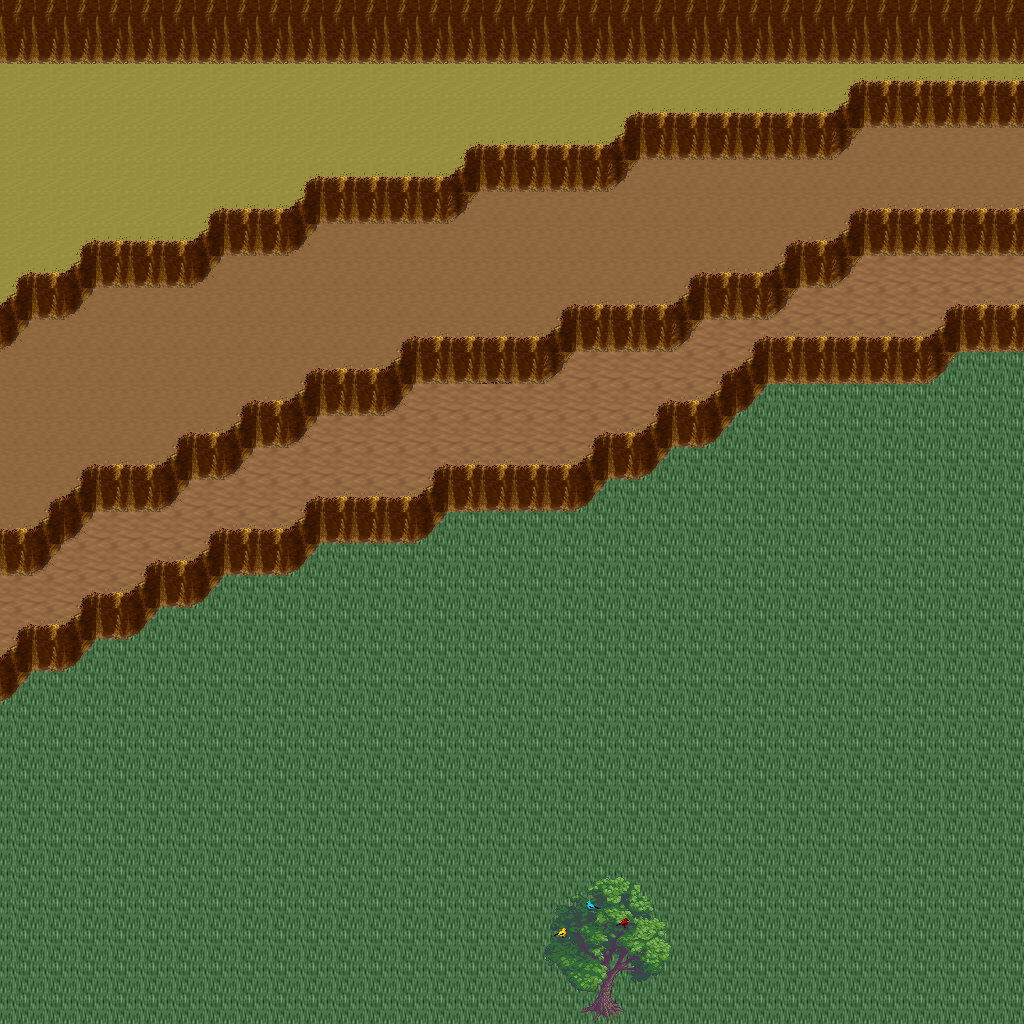

This game map was drawn from its Tiled (.tmx) file and the tilesets committed beside it. A one-line description and the trimmed map source follow:
An orthogonal 32x32 tile map with 32x32 px tiles, 5 tile layers (Ground, Objects, Objects2, Above, ...), 1 hidden layer not drawn, 37 tilesets.

<map version="1.10" tiledversion="1.11.0" orientation="orthogonal" renderorder="right-down" width="32" height="32" tilewidth="32" tileheight="32" infinite="0" nextlayerid="11" nextobjectid="1">
 <tileset firstgid="1" name="ground_ground" tilewidth="32" tileheight="32" tilecount="33" columns="3">
  <image source="../drawable/ground_ground.png" width="96" height="352" />
 </tileset>
 <tileset firstgid="34" name="ground_ridge_earth_dark" tilewidth="32" tileheight="32" tilecount="96" columns="12">
  <image source="../drawable/ground_ridge_earth_dark.png" width="384" height="256" />
 </tileset>
 <tileset firstgid="130" name="logic_collision" tilewidth="32" tileheight="32" tilecount="1" columns="1">
  <image source="../drawable/logic_collision.png" width="32" height="32" />
 </tileset>
 <tileset firstgid="131" name="logic_portal" tilewidth="32" tileheight="32" tilecount="24" columns="8">
  <image source="../drawable/logic_portal.png" width="256" height="96" />
 </tileset>
 <tileset firstgid="155" name="building_fence_fence_chunky" tilewidth="32" tileheight="32" tilecount="21" columns="3">
  <image source="../drawable/building_fence_fence_chunky.png" width="96" height="224" />
 </tileset>
 <tileset firstgid="176" name="item_statue_girl_with_bird" tilewidth="32" tileheight="32" tilecount="12" columns="4">
  <image source="../drawable/item_statue_girl_with_bird.png" width="128" height="96" />
 </tileset>
 <tileset firstgid="188" name="plant_bush_hosta" tilewidth="32" tileheight="32" tilecount="9" columns="3">
  <image source="../drawable/plant_bush_hosta.png" width="96" height="96" />
 </tileset>
 <tileset firstgid="197" name="logic_item_sheepfood" tilewidth="32" tileheight="32" tilecount="1" columns="1">
  <image source="../drawable/logic_item_sheepfood.png" width="32" height="32" />
 </tileset>
 <tileset firstgid="198" name="ground_rock_rocks_3" tilewidth="32" tileheight="32" tilecount="16" columns="4">
  <image source="../drawable/ground_rock_rocks_3.png" width="128" height="128" />
 </tileset>
 <tileset firstgid="214" name="item_statue_crystal_statues" tilewidth="32" tileheight="32" tilecount="12" columns="6">
  <image source="../drawable/item_statue_crystal_statues.png" width="192" height="64" />
 </tileset>
 <tileset firstgid="226" name="plant_tree_maple_tree" tilewidth="32" tileheight="32" tilecount="72" columns="8">
  <image source="../drawable/plant_tree_maple_tree.png" width="256" height="288" />
 </tileset>
 <tileset firstgid="298" name="plant_stump_small_stump" tilewidth="32" tileheight="32" tilecount="4" columns="2">
  <image source="../drawable/plant_stump_small_stump.png" width="64" height="64" />
 </tileset>
 <tileset firstgid="302" name="item_statue_plants_potted_stone" tilewidth="32" tileheight="32" tilecount="6" columns="3">
  <image source="../drawable/item_statue_plants_potted_stone.png" width="96" height="64" />
 </tileset>
 <tileset firstgid="308" name="logic_creature_sheep" tilewidth="32" tileheight="32" tilecount="1" columns="1">
  <image source="../drawable/logic_creature_sheep.png" width="32" height="32" />
 </tileset>
 <tileset firstgid="309" name="furniture_chair_bench_white" tilewidth="32" tileheight="32" tilecount="8" columns="2">
  <image source="../drawable/furniture_chair_bench_white.png" width="64" height="128" />
 </tileset>
 <tileset firstgid="317" name="furniture_sink_dark_side_on" tilewidth="32" tileheight="32" tilecount="6" columns="3">
  <image source="../drawable/furniture_sink_dark_side_on.png" width="96" height="64" />
 </tileset>
 <tileset firstgid="323" name="object_birds" tilewidth="32" tileheight="32" tilecount="4" columns="2">
  <image source="../drawable/object_birds.png" width="64" height="64" />
 </tileset>
 <tileset firstgid="327" name="logic_creature_animal" tilewidth="32" tileheight="32" tilecount="32" columns="8">
  <image source="../drawable/logic_creature_animal.png" width="256" height="128" />
 </tileset>
 <tileset firstgid="359" name="ground_earth_edges" tilewidth="32" tileheight="32" tilecount="18" columns="6">
  <image source="../drawable/ground_earth_edges.png" width="192" height="96" />
 </tileset>
 <tileset firstgid="377" name="ground_grass_corners" tilewidth="32" tileheight="32" tilecount="24" columns="6">
  <image source="../drawable/ground_grass_corners.png" width="192" height="128" />
 </tileset>
 <tileset firstgid="401" name="building_stairs_stairs_grey" tilewidth="32" tileheight="32" tilecount="6" columns="3">
  <image source="../drawable/building_stairs_stairs_grey.png" width="96" height="64" />
 </tileset>
 <tileset firstgid="407" name="logic_creature_ent" tilewidth="32" tileheight="32" tilecount="4" columns="4">
  <image source="../drawable/logic_creature_ent.png" width="128" height="32" />
 </tileset>
 <tileset firstgid="411" name="plant_tree_pine_tree" tilewidth="32" tileheight="32" tilecount="20" columns="4">
  <image source="../drawable/plant_tree_pine_tree.png" width="128" height="160" />
 </tileset>
 <tileset firstgid="431" name="plant_tree_oak_tree" tilewidth="32" tileheight="32" tilecount="20" columns="4">
  <image source="../drawable/plant_tree_oak_tree.png" width="128" height="160" />
 </tileset>
 <tileset firstgid="451" name="plant_tree_chestnut_tree" tilewidth="32" tileheight="32" tilecount="20" columns="4">
  <image source="../drawable/plant_tree_chestnut_tree.png" width="128" height="160" />
 </tileset>
 <tileset firstgid="471" name="building_thatched_roof_cottage1" tilewidth="32" tileheight="32" tilecount="20" columns="4">
  <image source="../drawable/building_thatched_roof_cottage1.png" width="128" height="160" />
 </tileset>
 <tileset firstgid="491" name="building_thatched_roof_cottage2" tilewidth="32" tileheight="32" tilecount="20" columns="4">
  <image source="../drawable/building_thatched_roof_cottage2.png" width="128" height="160" />
 </tileset>
 <tileset firstgid="511" name="logic_item_vegetable" tilewidth="32" tileheight="32" tilecount="16" columns="8">
  <image source="../drawable/logic_item_vegetable.png" width="256" height="64" />
 </tileset>
 <tileset firstgid="527" name="object_well" tilewidth="32" tileheight="32" tilecount="4" columns="2">
  <image source="../drawable/object_well.png" width="64" height="64" />
 </tileset>
 <tileset firstgid="531" name="plant_flower_flower_bed_1" tilewidth="32" tileheight="32" tilecount="35" columns="7">
  <image source="../drawable/plant_flower_flower_bed_1.png" width="224" height="160" />
 </tileset>
 <tileset firstgid="566" name="plant_flower_small_flower_bed" tilewidth="32" tileheight="32" tilecount="12" columns="3">
  <image source="../drawable/plant_flower_small_flower_bed.png" width="96" height="128" />
 </tileset>
 <tileset firstgid="578" name="plant_flower_small_flower_bed_2" tilewidth="32" tileheight="32" tilecount="12" columns="3">
  <image source="../drawable/plant_flower_small_flower_bed_2.png" width="96" height="128" />
 </tileset>
 <tileset firstgid="590" name="plant_flower_foxgloves" tilewidth="32" tileheight="32" tilecount="4" columns="2">
  <image source="../drawable/plant_flower_foxgloves.png" width="64" height="64" />
 </tileset>
 <tileset firstgid="594" name="plant_flower_hothouse_flowers" tilewidth="32" tileheight="32" tilecount="72" columns="6">
  <image source="../drawable/plant_flower_hothouse_flowers.png" width="192" height="384" />
 </tileset>
 <tileset firstgid="666" name="plant_bush_bush_mult_colored" tilewidth="32" tileheight="32" tilecount="6" columns="3">
  <image source="../drawable/plant_bush_bush_mult_colored.png" width="96" height="64" />
 </tileset>
 <tileset firstgid="672" name="object_ents" tilewidth="32" tileheight="32" tilecount="50" columns="5">
  <image source="../drawable/object_ents.png" width="160" height="320" />
 </tileset>
 <tileset firstgid="722" name="ground_green_paving" tilewidth="32" tileheight="32" tilecount="18" columns="3">
  <image source="../drawable/ground_green_paving.png" width="96" height="192" />
 </tileset>
 <layer id="1" name="Ground" width="32" height="32">
  <data>[1024 cells, 1024 non-empty, 4 distinct tile ids]</data>
 </layer>
 <layer id="2" name="Objects" width="32" height="32">
  <data>[1024 cells, 243 non-empty, 9 distinct tile ids]</data>
 </layer>
 <layer id="3" name="Objects2" width="32" height="32">
  <data>[1024 cells, 44 non-empty, 2 distinct tile ids]</data>
 </layer>
 <layer id="4" name="Above" width="32" height="32">
  <data>[1024 cells, 14 non-empty, 14 distinct tile ids]</data>
 </layer>
 <layer id="5" name="Above2" width="32" height="32">
  <data>[1024 cells, 3 non-empty, 3 distinct tile ids]</data>
 </layer>
 <layer id="6" name="Walkable" width="32" height="32" visible="0">
  <data>[1024 cells, 286 non-empty, 1 distinct tile ids]</data>
 </layer>
 <objectgroup id="7" name="Mapevents" />
 <objectgroup id="8" name="Spawn" />
 <objectgroup id="9" name="Keys" />
 <objectgroup id="10" name="Replace" />
</map>
